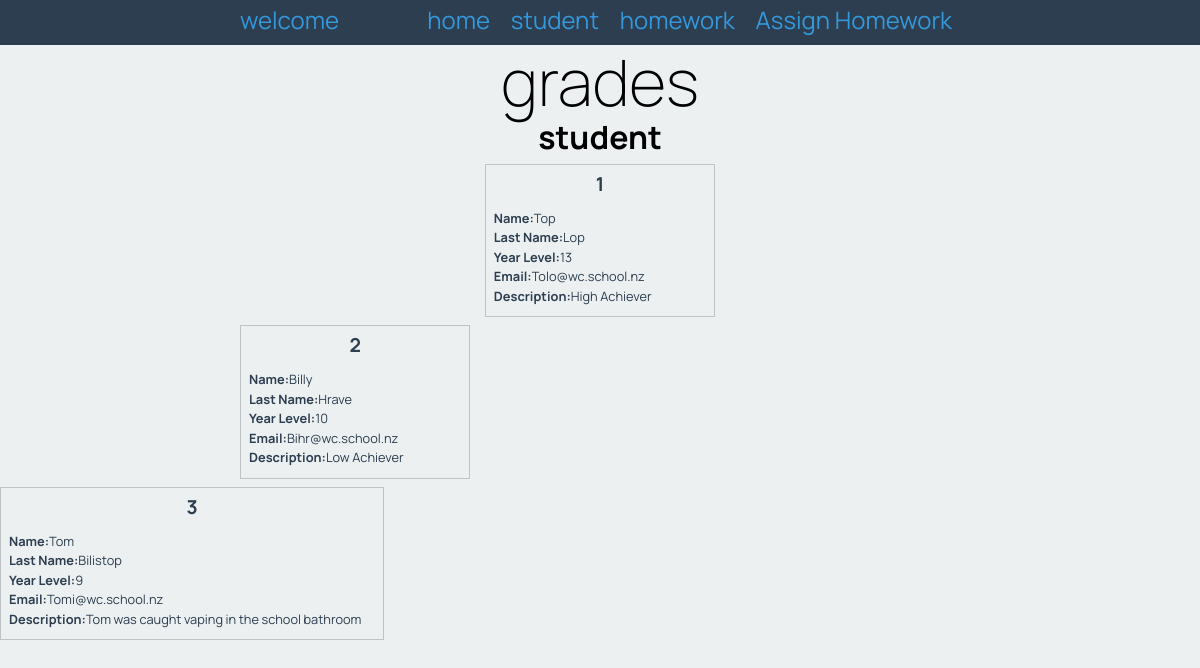
Page /student on the committed database.
### tables this page shows
CREATE TABLE "Student"
(
    id          integer
        primary key autoincrement,
    name        Varchar(30),
    last_name   Varchar(30),
    year_level  integer,
    email       varchar(50),
    description varchar(300)
);

### app.py (the view)
@app.route('/student')
def render_student_page():  # put application's code here
    con = create_connection(DATABASE)
    query = "SELECT id, name, last_name, year_level, email, description FROM Student"
    cur = con.cursor()
    cur.execute(query)
    student_list = cur.fetchall()
    con.close()
    print(student_list)
    return render_template('student.html', students=student_list)

### app.py (called while the page is built)
def create_connection(db_file):
    try:
        connection = sqlite3.connect(db_file)
        return connection
    except Error as e:
        print(e)
    return None

### templates/student.html
{% extends 'base.html' %}
{% block pageheading %}
student
{% endblock %}
{% block main %}
    <div class ="grades">
    {% for student in students %}
        <div class ="grade-box">
            <h3 class="grade-box-heading">{{ student[0] }}</h3>
            <div class="grade-box-info">
                <p><strong>Name:</strong>{{ student[1] }}</p>
                <p><strong>Last Name:</strong>{{ student[2] }}</p>
                <p><strong>Year Level:</strong>{{ student[3] }}</p>
                <p><strong>Email:</strong>{{ student[4] }}</p>
                <p><strong>Description:</strong>{{ student[5] }}</p>
            </div>
        </div>
    </div>
    {% endfor %}
{% endblock %}

### static/grades.css (style rules this page uses)
* { font-family: 'Manrope', sans-serif; padding: 0; margin: 0; box-sizing: border-box; }
body { background-color: rgba(236, 240, 241, 1.0); }
.grades { display: flex; flex-wrap: wrap; justify-content: space-evenly; }
.grade-box { width: 32%; border: 1px solid rgba(189, 195, 199, 1.0); color: rgba(44, 62, 80, 1.0); margin-bottom: 0.5rem; }
.grade-box-heading { padding: 0.5rem; }
.grade-box-info { padding: 0.5rem; }
.grade-box h3 { font-size: 1.2rem; text-align: center; }
.grade-box p { font-size: 0.8rem; margin-bottom: 0.3rem; }

### rows in the picture
Student: id "1", name "Top", last_name "Lop", year_level "13", email "Tolo@wc.school.nz", description "High Achiever"
Student: id "2", name "Billy", last_name "Hrave", year_level "10", email "Bihr@wc.school.nz", description "Low Achiever"
Student: id "3", name "Tom", last_name "Bilistop", year_level "9", email "Tomi@wc.school.nz", description "Tom was caught vaping in the school bathroom"
